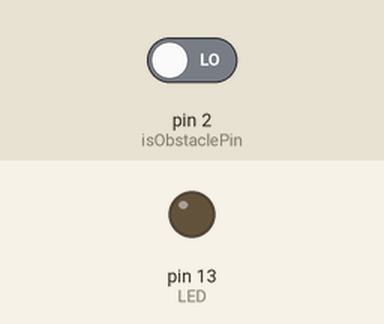
Simulated run of this sketch. Board: Arduino Uno, built with avr-gcc and run on an emulated ATmega328P. Parts: output pins drawn as LEDs (lit = HIGH). The inputs (shaded band) are chosen by the test bench; at power-on: pin 2 (isObstaclePin) LOW. What the sketch prints to the serial monitor is not drawn.

Above: at 1.2 s.
1.3 s: pin 2 (isObstaclePin) driven HIGH
At 2.4 s:
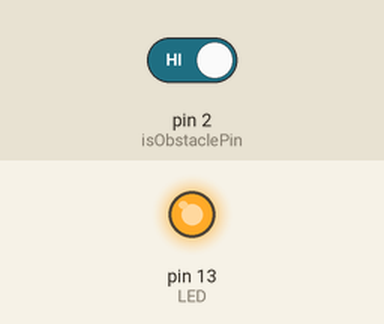
2.8 s: pin 2 (isObstaclePin) driven LOW
At 3.9 s:
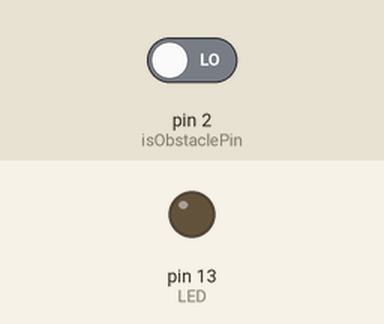
Timing chart, 0 to 5.8 s (numbered marks = the images above; inputs shaded):
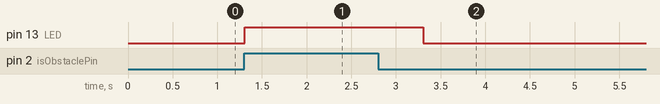

Measured:
- after the input at 1.3 s, pin 13 (LED): LOW → HIGH at once
- after the input at 2.8 s, pin 13 (LED): HIGH → LOW after 0.51 s

The sketch:

labrador.ino
```cpp
int LED = 13; // LED to flash when drop is detected
int isObstaclePin = 2;  // input pin
int isObstacle = HIGH;  // HIGH mean no drop
int waitTime = 1000; // Minimum time to wait between drops
int baudRate = 9600;

void setup() {
  pinMode(LED, OUTPUT);
  pinMode(isObstaclePin, INPUT);
  Serial.begin(baudRate);
  digitalWrite(LED, LOW);
}

void loop() {
  isObstacle = digitalRead(isObstaclePin);
  if (isObstacle == HIGH) // drop detected
  {
    Serial.println(1);
    digitalWrite(LED, HIGH);
    delay(waitTime); // Wait before next trigger
  } else if (isObstacle == LOW) {
    Serial.println(0);
    digitalWrite(LED, LOW);
  }
}
```
